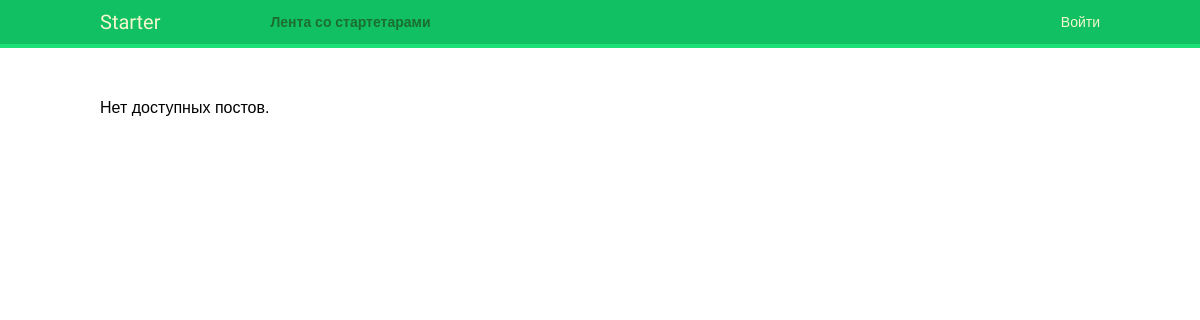
Before: /account/ with the older database file.
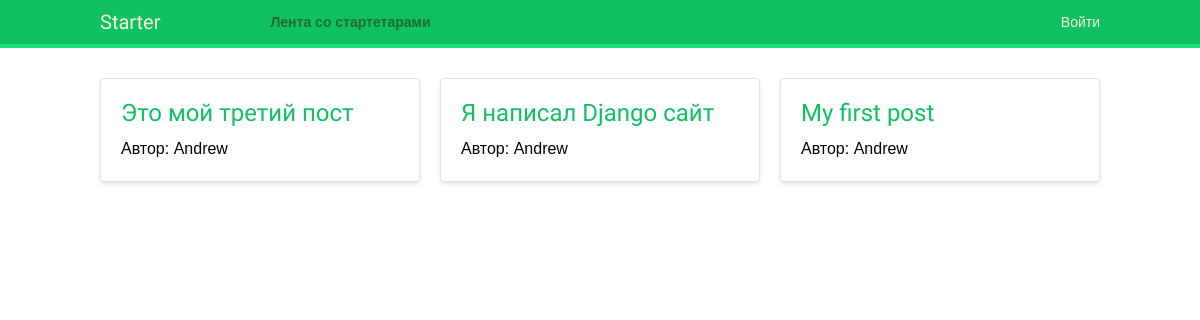
After: the same page with the newer database file.
### webprog/models.py (models this page shows, shortened)
class Post(models.Model):
    title = models.CharField(max_length=250)
    slug = models.SlugField(max_length=250,
                            unique_for_date='created')
    author = models.ForeignKey(User,
                               on_delete=models.CASCADE,
                               related_name='blog_posts')
    topic = models.CharField(max_length=30)
    body = models.TextField()
    created = models.DateTimeField(auto_now_add=True)
    updated = models.DateTimeField(auto_now=True)
    class Meta:
        ordering = ['-created']
        indexes = [
            models.Index(fields=['-created'])
        ]
    def get_absolute_url(self):
        return reverse('webprog:post',
                       args=[self.created.year,
                             self.created.month,
                             self.created.day,
                             self.slug])

### webprog/views.py (the view)
# urls.py: path('', webprog.views.post_list, name='dashboard'),
def post_list(request):
    posts = Post.objects.all()
    return render(request, 'webprog/post/list.html', {'section':'list','posts': posts})

### webprog/templates/webprog/post/list.html (shortened to what this page needs)
{% extends "webprog/base.html" %}
{% block content %}
<div class="posts-container">
    {% for post in posts %}
    <article class="post">
        <a href="{{post.get_absolute_url}}">
            <h2>{{ post.title }}</h2></a>
        <p>Автор: {{ post.author }}</p>
    </article>
    {% empty %}
    <p>Нет доступных постов.</p>
    {% endfor %}
</div>
{% endblock %}

### webprog/templates/webprog/base.html (shortened to what this page needs)
{% load static %}
<!DOCTYPE html>
<html>
<head>
<link href="{% static 'css/base_ITsite.css' %}" rel="stylesheet">
</head>
<body>
 <div id="header">
 <span class="logo">Starter</span>
 <ul class="menu">
 <li {% if section == "list" %}class="selected"{% endif %}>
 <a href="{% url 'webprog:post_list' %}">Лента со стартетарами</a>
 </li>
 </ul>
 <span class="user">
 {% if request.user.is_authenticated %}
 Привет {{ request.user.first_name|default:request.user.username }},
 <a href="{% url 'logout' %}">Выйти</a>
 {% else %}
 <a href="{% url 'login' %}">Войти</a>
 {% endif %}
 </span>
 </div>
 <div id="content">
 {% block content %}
 {% endblock %}
 </div>
</body>

### webprog/static/css/base_ITsite.css (style rules this page uses)
body { margin: 0; padding: 0; font-family: helvetica, sans-serif; }
p { line-height: 1.8; }
a { color: #12c064; text-decoration: none; }
h1, h2, h3, h4, h5, h6 { font-family: 'Muli', sans-serif; font-weight: normal; }
h2 { margin: 30px 0 20px; }
#header { padding: 10px 100px; font-size: 14px; background: #12c064; color: #fff; border-bottom: 4px solid #1cdf78; overflow: auto; }
#header .logo { font-family: 'Muli', sans-serif; float: left; color: #f3f7cc; font-size: 20px; margin-right: 10%; }
#header ul.menu { list-style: none; float: left; margin: 0; padding: 0; }
#header ul.menu li { float: left; padding: 4px 10px; }
#header ul.menu li.selected a, #header ul.menu li.selected a:hover { color: #1b6d32; font-weight: bold; }
#header a { color: #f3f7cc; }
#header .user { float: right; padding-top: 4px; }
#content { padding: 30px 100px; }
.posts-container { display: grid; grid-template-columns: repeat(auto-fit, minmax(300px, 1fr)); gap: 20px; }
.post { background-color: #fff; border: 1px solid #e1e1e1; border-radius: 4px; box-shadow: 0 2px 4px rgba(0, 0, 0, 0.1); padding: 20px; }
.post h2 { font-size: 1.5rem; margin: 0 0 10px; }
.post p { font-size: 1rem; margin: 0; line-height: 1.5; }
.post a { text-decoration: none; transition: color 0.3s ease; }

Changed rows visible on the page:
added Post: title "Это мой третий пост", author "Andrew"
added Post: title "Я написал Django сайт", author "Andrew"
added Post: title "My first post", author "Andrew"
Other visible differences:
text no longer shown: "Нет доступных постов."
